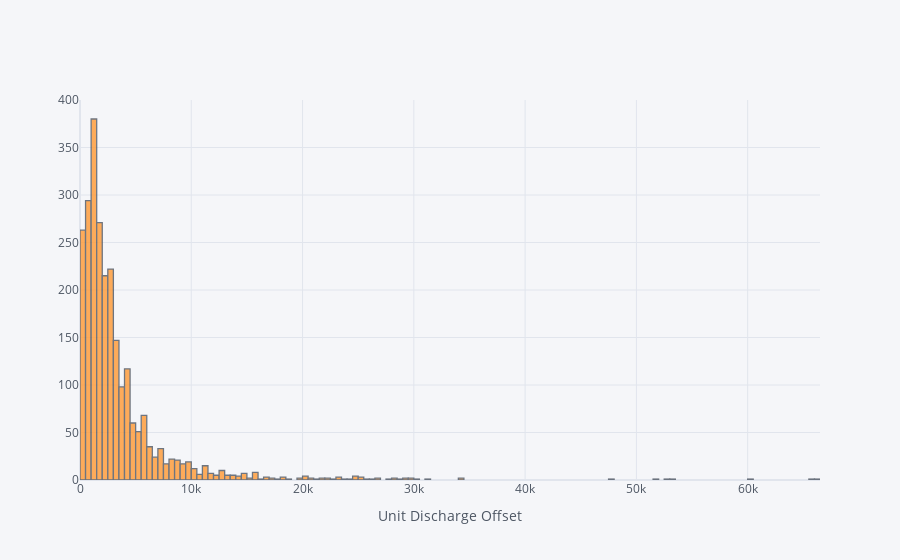

Notebook source saved alongside this figure:
### Code cell
df["unitdischargeoffset"].iplot(kind="hist",xTitle="Unit Discharge Offset")
#most values are between 0-10k, and they're all positive which makes sense

### Figure 1 — Plotly figure (JSON) as saved in the notebook; plotly's stock layout.template omitted (floating-point values rounded to 4 significant figures; data arrays with more than 128 entries replaced by an {"elided": "..."} marker saying what was removed)
{"data": [{"histfunc": "count", "histnorm": "", "marker": {"color": "rgba(255, 153, 51, 1.0)", "line": {"color": "#4D5663", "width": 1.3}}, "name": "unitdischargeoffset", "opacity": 0.8, "orientation": "v", "type": "histogram", "x": {"elided": "2520 int values"}}], "layout": {"barmode": "overlay", "legend": {"bgcolor": "#F5F6F9", "font": {"color": "#4D5663"}}, "paper_bgcolor": "#F5F6F9", "plot_bgcolor": "#F5F6F9", "title": {"font": {"color": "#4D5663"}}, "xaxis": {"gridcolor": "#E1E5ED", "showgrid": true, "tickfont": {"color": "#4D5663"}, "title": {"font": {"color": "#4D5663"}, "text": "Unit Discharge Offset"}, "zerolinecolor": "#E1E5ED"}, "yaxis": {"gridcolor": "#E1E5ED", "showgrid": true, "tickfont": {"color": "#4D5663"}, "title": {"font": {"color": "#4D5663"}, "text": ""}, "zerolinecolor": "#E1E5ED"}}}
